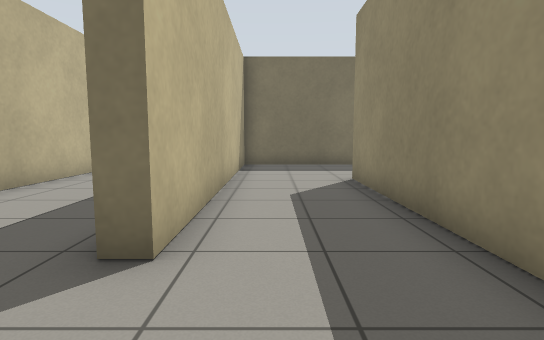
View 1 (above)

13 first-person views from a walk through a robot-simulator world made for Gazebo. The camera is 0.22 m above the floor, tilts 6° down and sees 80° across. The floor is counted in squares, 0.2 m on a side. Each view is taken from the middle of a square. On the plan, view 1 faces up. The plan holds only what a view shows up to about 13 squares ahead; the rest is blank.

View 2
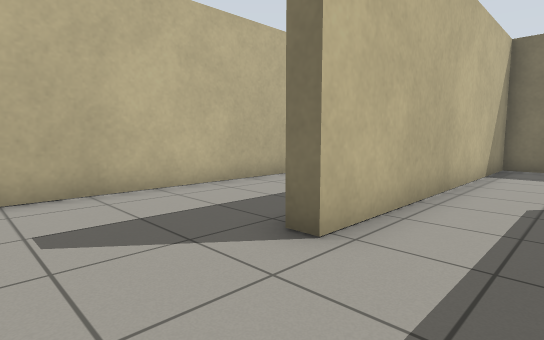

View 3
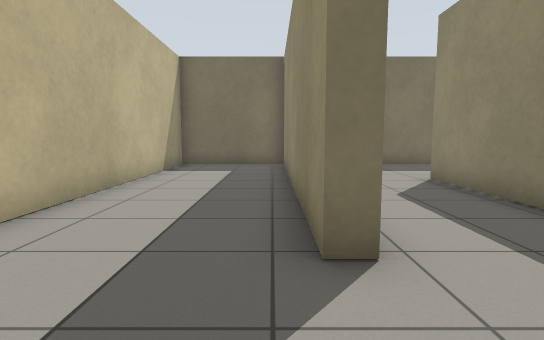

View 4
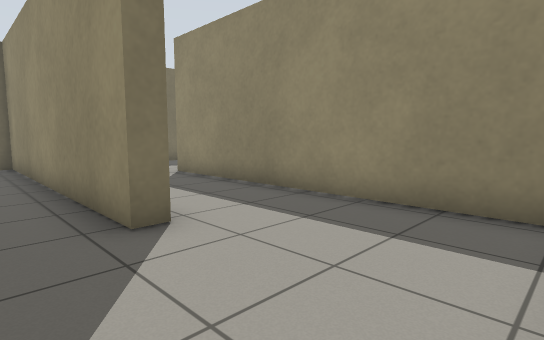

View 5
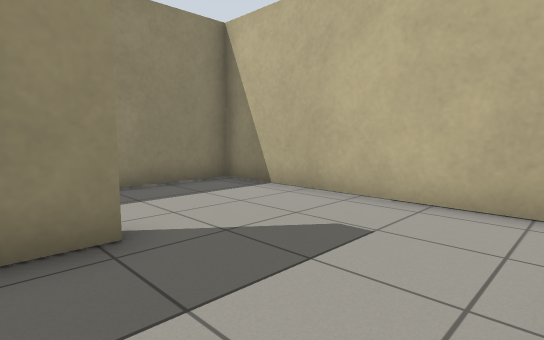

View 6
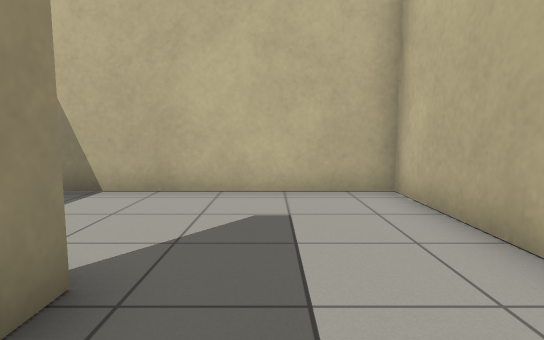

View 7
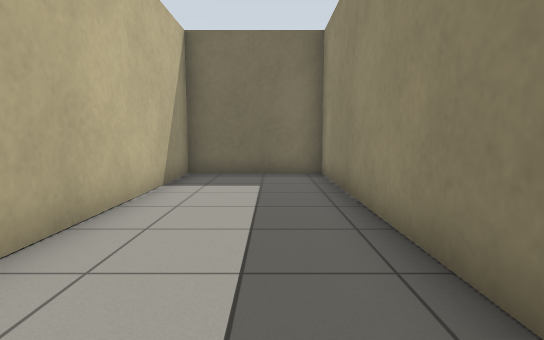

View 8
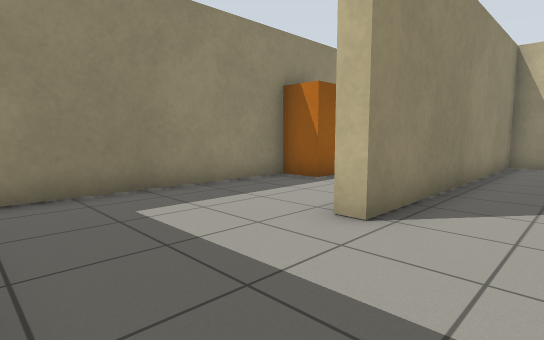

View 9
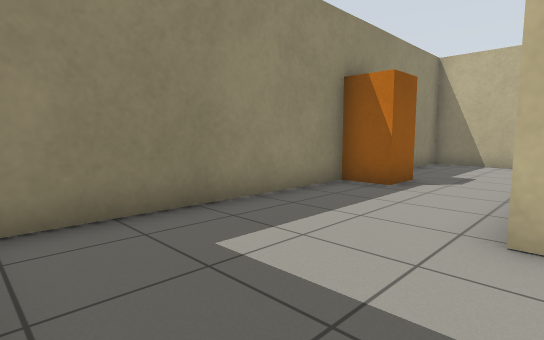

View 10
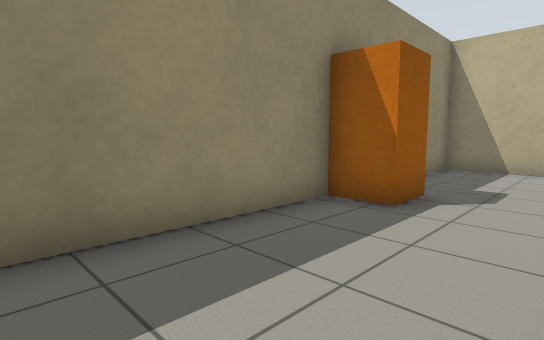

View 11
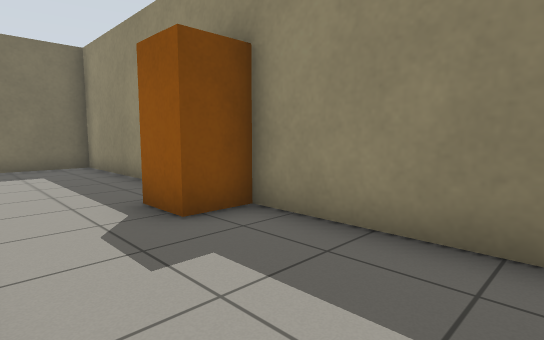

View 12
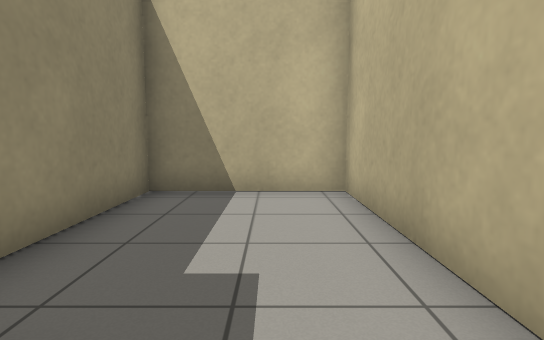

View 13
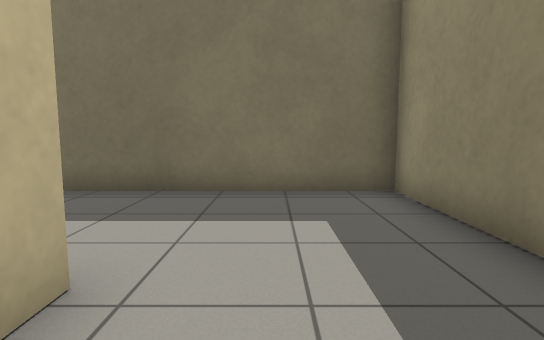

### Floor plan
Points are (right, up) in squares from view 1. A wall is a line through its corners. A room is listed if a view was taken in it or the views show most of it. See-through windows are left out.
Room 1 (views 1, 2, 8, 9)
walls: (2.5, 12.3) (-1, 12.3) (-1, 2.8); (-0.4, -1.3) (2.1, -1.3) (2.1, 8.2) (2.5, 8.2)
ways out: opening at (-1, 0.5) to room 2; opening at (2, 10.5) to room 3
Room 2 (views 3, 4, 5, 6, 7)
walls: (-1, 2.8) (-1.5, 2.8) (-1.5, 12.3) (-5.4, 12.3) (-5.4, -1.3) (-0.4, -1.3)
ways out: opening at (-1, 0.5) to room 1
Room 3 (views 10, 11, 12, 13)
walls: (2.5, 8.2) (2.5, 7.6); (2.5, 3.4) (2.5, -1.3) (6.4, -1.3) (6.4, 12.3) (2.5, 12.3)
ways out: opening at (2, 10.5) to room 1
objects: orange box (5, 4) to (6, 5)

Where each view was taken, in squares from view 1:
view 1: 0 up, 0 right, facing up
view 2: 0 up, 1 right, facing up-left
view 3: 0 up, 2 left, facing up
view 4: 1 down, 3 left, facing up-right
view 5: 4 up, 5 left, facing down-right
view 6: 5 up, 3 left, facing down
view 7: 3 up, 3 left, facing up
view 8: 12 up, 0 right, facing down-right
view 9: 12 up, 2 right, facing down-right
view 10: 10 up, 3 right, facing down-right
view 11: 0 up, 3 right, facing up-right
view 12: 5 up, 4 right, facing down
view 13: 6 up, 4 right, facing up
